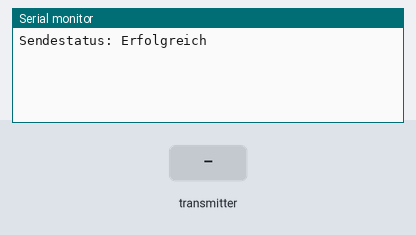
The sketch below on a simulated ESP8266 (NodeMCU). On the bench: the last lines printed to the serial monitor. The test bench sets the inputs (shaded band). Random numbers use the default seed unless the sketch sets one.

Above: at 1.2 s.
1.3 s: the transmitter starts sending id = 0
At 1.61 s:
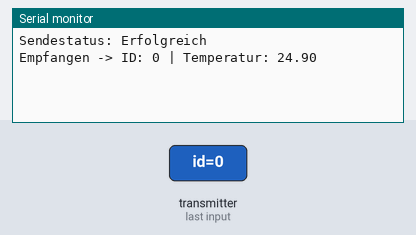
3.3 s: the transmitter starts sending temperatur = 0
At 3.61 s:
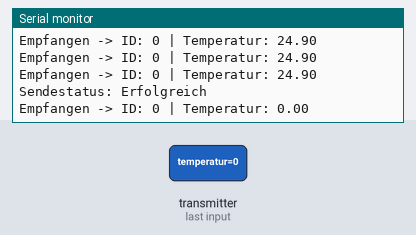
4.8 s: the transmitter starts sending id = 1
At 5.11 s:
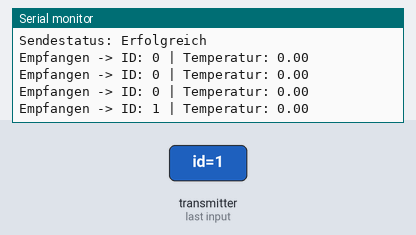
6.3 s: the transmitter starts sending temperatur = 25
At 6.61 s:
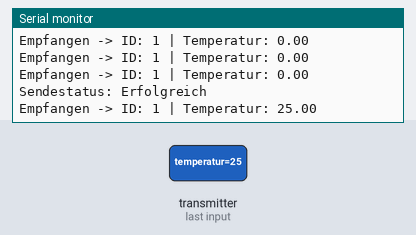
Timing chart, 0 to 8.8 s (numbered marks = the images above; inputs shaded):
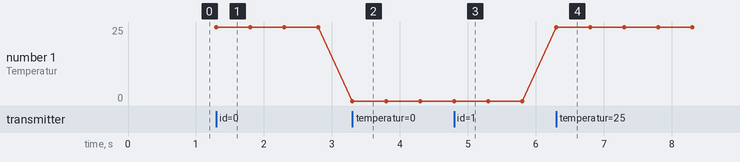

Measured:
- after the input at 1.3 s, the serial monitor: prints a new line at once (image 1)
- after the input at 3.3 s, the serial monitor: prints a new line at once (image 2)
- after the input at 4.8 s, the serial monitor: prints a new line at once (image 3)
- after the input at 6.3 s, the serial monitor: prints a new line at once (image 4)
- plotted number 1: 0 → 25 after the input at 6.3 s

The sketch:

ESP_NOW_SendReceive_A.ino
```cpp
#include <ESP8266WiFi.h>
#include <espnow.h>

// Struktur für die zu sendenden/empfangenen Daten
typedef struct struct_message {
  int id;
  float temperatur;
} struct_message;

struct_message myData;

// MAC-Adresse des Partners (anpassen!)
uint8_t peerAddress[] = {0x40, 0xF5, 0x20, 0x0C, 0xA2, 0x95}; // MAC des anderen ESP

// Callback: Wenn Daten empfangen wurden
void OnDataRecv(uint8_t *mac, uint8_t *incomingData, uint8_t len) {
  memcpy(&myData, incomingData, sizeof(myData));
  Serial.print("Empfangen -> ID: ");
  Serial.print(myData.id);
  Serial.print(" | Temperatur: ");
  Serial.println(myData.temperatur);
}

// Callback: Wenn Daten gesendet wurden
void OnDataSent(uint8_t *mac_addr, uint8_t sendStatus) {
  Serial.print("Sendestatus: ");
  Serial.println(sendStatus == 0 ? "Erfolgreich" : "Fehlgeschlagen");
}

void setup() {
  Serial.begin(115200);
  WiFi.mode(WIFI_STA);
  WiFi.disconnect();
  wifi_set_channel(1);

  if (esp_now_init() != 0) {
    Serial.println("Fehler beim Initialisieren von ESP-NOW");
    return;
  }

  esp_now_set_self_role(ESP_NOW_ROLE_COMBO); // Senden & Empfangen
  esp_now_register_recv_cb(OnDataRecv);
  esp_now_register_send_cb(OnDataSent);

  // Peer hinzufügen
  if (esp_now_add_peer(peerAddress, ESP_NOW_ROLE_COMBO, 1, NULL, 0) != 0) {
    Serial.println("Fehler beim Hinzufügen des Peers");
    return;
  }
}

void loop() {
  // Beispiel-Daten senden
  myData.id = random(1, 100);
  myData.temperatur = random(200, 300) / 10.0;

  esp_now_send(peerAddress, (uint8_t *)&myData, sizeof(myData));
  delay(3000);
}
```
